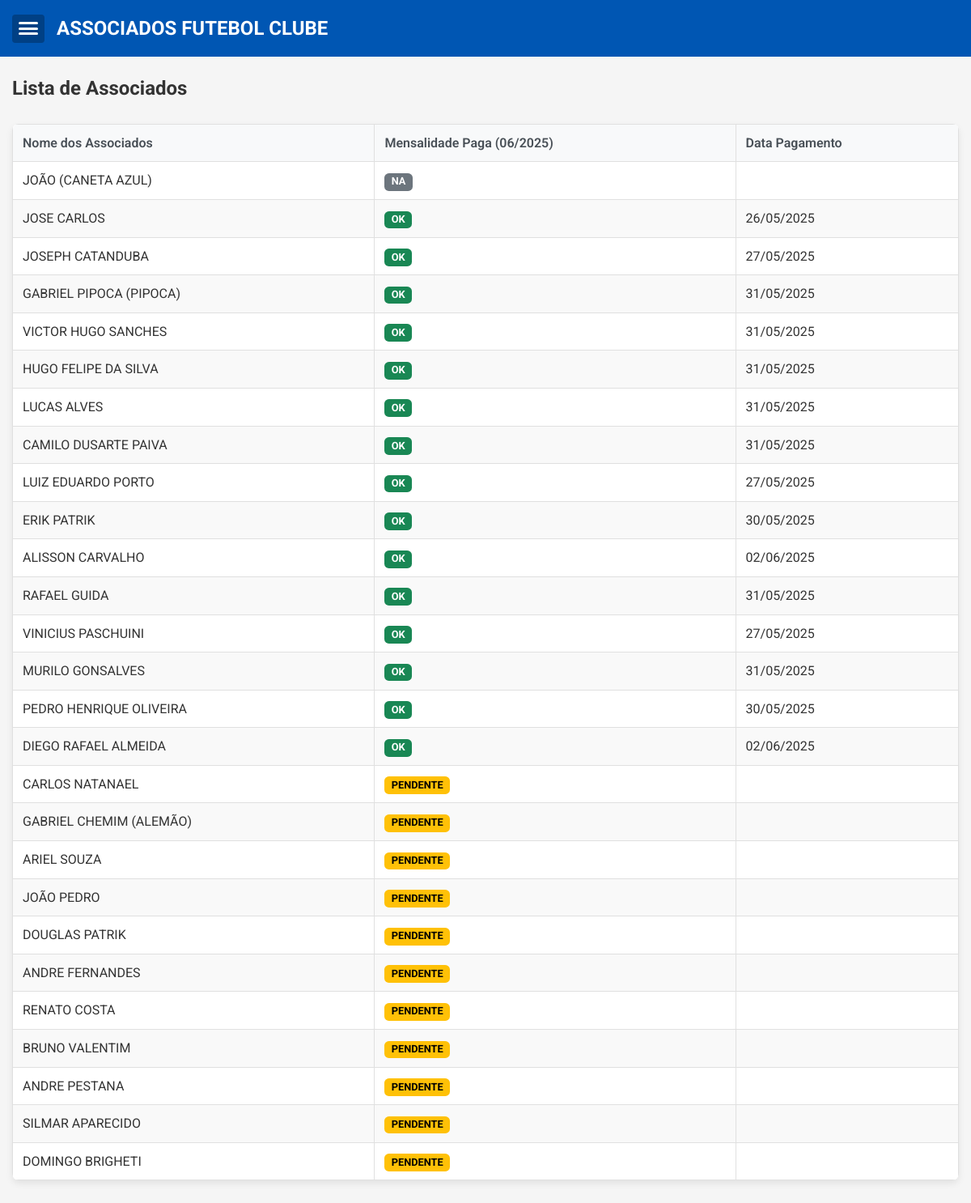
Page /associados on the committed database.
### app.py (models this page shows)
class Associado(db.Model):
    id = db.Column(db.Integer, primary_key=True)
    numero = db.Column(db.Integer, unique=True)
    nome = db.Column(db.String(100), nullable=False)
    apelido = db.Column(db.String(50))
    pagamentos = db.relationship('Pagamento', backref='associado', lazy=True)

class Pagamento(db.Model):
    id = db.Column(db.Integer, primary_key=True)
    associado_id = db.Column(db.Integer, db.ForeignKey('associado.id'))
    mes = db.Column(db.String(7))  # Formato YYYY-MM
    data_pagamento = db.Column(db.DateTime) # Data em que o pagamento foi feito
    status = db.Column(db.String(20))  # OK, Pendente, NA
    valor = db.Column(db.Float, nullable=True) # VALOR PAGO - importante para o caixa

### app.py (the view)
@app.route('/associados')
def associados():
    hoje = datetime.now()
    mes_atual_interno = hoje.strftime('%Y-%m') # Formato YYYY-MM para lógica
    mes_atual_display = hoje.strftime('%m/%Y') # Formato MM/YYYY para exibição
    todos_associados = Associado.query.order_by(Associado.numero).all()
    return render_template(
        'associados.html',
        associados=todos_associados,
        mes_atual=mes_atual_interno,
        mes_atual_display=mes_atual_display
    )

### app.py (called while the page is built)
@event.listens_for(Engine, "connect")
def set_sqlite_timeout(dbapi_connection, connection_record):
    cursor = dbapi_connection.cursor()
    try:
        cursor.execute("PRAGMA busy_timeout = 5000") # Timeout de 5 segundos (5000 ms)
        cursor.close()
        print("DEBUG: SQLite busy_timeout configurado para 5000ms.")
    except Exception as e:
        print(f"DEBUG: Erro ao configurar SQLite busy_timeout: {e}")

### templates/associados.html (shortened to what this page needs)
{% extends "base.html" %}
{% block content %}
<h2>Lista de Associados</h2>
<div class="table-responsive">
    <table>
        <thead>
            <tr>
                <th>Nome dos Associados</th>
                <th>Mensalidade Paga ({{ mes_atual_display }})</th>
                <th>Data Pagamento</th>
            </tr>
        </thead>
        <tbody>
            {% for associado in associados %}
            <tr>
                <td>{{ associado.nome }}{% if associado.apelido %} ({{ associado.apelido }}){% endif %}</td>
                <td>
                    {% set pagamento_atual = associado.pagamentos|selectattr("mes", "equalto", mes_atual)|first %}
                    {% set status_text = pagamento_atual.status if pagamento_atual else 'Pendente' %}
                    {% if status_text == 'OK' %}
                        <span class="status-badge status-ok">{{ status_text }}</span>
                    {% elif status_text == 'Pendente' %}
                        <span class="status-badge status-pendente">{{ status_text }}</span>
                    {% else %}
                        <span class="status-badge status-na">{{ status_text }}</span>
                    {% endif %}
                </td>
                <td>
                    {% if pagamento_atual and pagamento_atual.data_pagamento %}
                        {{ pagamento_atual.data_pagamento.strftime('%d/%m/%Y') }}
                    {% endif %}
                </td>
            </tr>
            {% endfor %}
        </tbody>
    </table>
</div>
{% endblock %}

### static/style.css (style rules this page uses)
* { box-sizing: border-box; margin: 0; padding: 0; }
body { font-family: 'Roboto', sans-serif; line-height: 1.6; color: #333; background-color: #f5f5f5; position: relative; -webkit-font-smoothing: antialiased; -moz-osx-font-smoothing: grayscale; }
.table-responsive { overflow-x: auto; margin: 1.5rem 0; background: white; border-radius: 8px; box-shadow: 0 4px 8px rgba(0,0,0,0.08); }
table { width: 100%; border-collapse: collapse; min-width: 600px; }
th, td { border: 1px solid #e0e0e0; padding: 10px 12px; text-align: left; vertical-align: middle; }
th { background-color: #f8f9fa; color: #495057; font-weight: 600; border: 1px solid #e0e0e0; padding: 10px 12px; text-align: left; vertical-align: middle; }
.table-responsive th:first-child { border-top-left-radius: 7px; }
.table-responsive th:last-child { border-top-right-radius: 7px; }
tr:nth-child(even) td { background-color: #f9f9f9; }
.status-badge { display: inline-block; padding: 0.35em 0.65em; font-size: 0.8em; font-weight: 700; line-height: 1; text-align: center; white-space: nowrap; vertical-align: baseline; border-radius: 0.35rem; color: #fff; text-transform: uppercase; }
.status-badge.status-ok { background-color: #198754; }
.status-badge.status-pendente { background-color: #ffc107; color: #000; }
.status-badge.status-na { background-color: #6c757d; }

### rows in the picture
Associado: nome "JOÃO", apelido "CANETA AZUL"
Pagamento: status "NA"
Associado: nome "JOSE CARLOS"
Pagamento: status "OK", data_pagamento "26/05/2025"
Associado: nome "JOSEPH CATANDUBA"
Pagamento: status "OK", data_pagamento "27/05/2025"
Associado: nome "GABRIEL PIPOCA", apelido "PIPOCA"
Pagamento: status "OK", data_pagamento "31/05/2025"
Associado: nome "VICTOR HUGO SANCHES"
Pagamento: status "OK", data_pagamento "31/05/2025"
Associado: nome "HUGO FELIPE DA SILVA"
Pagamento: status "OK", data_pagamento "31/05/2025"
Associado: nome "LUCAS ALVES"
Pagamento: status "OK", data_pagamento "31/05/2025"
Associado: nome "CAMILO DUSARTE PAIVA"
Pagamento: status "OK", data_pagamento "31/05/2025"
Associado: nome "LUIZ EDUARDO PORTO"
Pagamento: status "OK", data_pagamento "27/05/2025"
Associado: nome "ERIK PATRIK"
Pagamento: status "OK", data_pagamento "30/05/2025"
Associado: nome "ALISSON CARVALHO"
Pagamento: status "OK", data_pagamento "02/06/2025"
Associado: nome "RAFAEL GUIDA"
Pagamento: status "OK", data_pagamento "31/05/2025"
Associado: nome "VINICIUS PASCHUINI"
Pagamento: status "OK", data_pagamento "27/05/2025"
Associado: nome "MURILO GONSALVES"
Pagamento: status "OK", data_pagamento "31/05/2025"
Associado: nome "PEDRO HENRIQUE OLIVEIRA"
Pagamento: status "OK", data_pagamento "30/05/2025"
Associado: nome "DIEGO RAFAEL ALMEIDA"
Pagamento: status "OK", data_pagamento "02/06/2025"
Associado: nome "CARLOS NATANAEL", status_text "PENDENTE"
Associado: nome "GABRIEL CHEMIM", apelido "ALEMÃO", status_text "PENDENTE"
Associado: nome "ARIEL SOUZA", status_text "PENDENTE"
Associado: nome "JOÃO PEDRO", status_text "PENDENTE"
Associado: nome "DOUGLAS PATRIK", status_text "PENDENTE"
Associado: nome "ANDRE FERNANDES", status_text "PENDENTE"
Associado: nome "RENATO COSTA", status_text "PENDENTE"
Associado: nome "BRUNO VALENTIM", status_text "PENDENTE"
Associado: nome "ANDRE PESTANA", status_text "PENDENTE"
Associado: nome "SILMAR APARECIDO", status_text "PENDENTE"
Associado: nome "DOMINGO BRIGHETI", status_text "PENDENTE"
